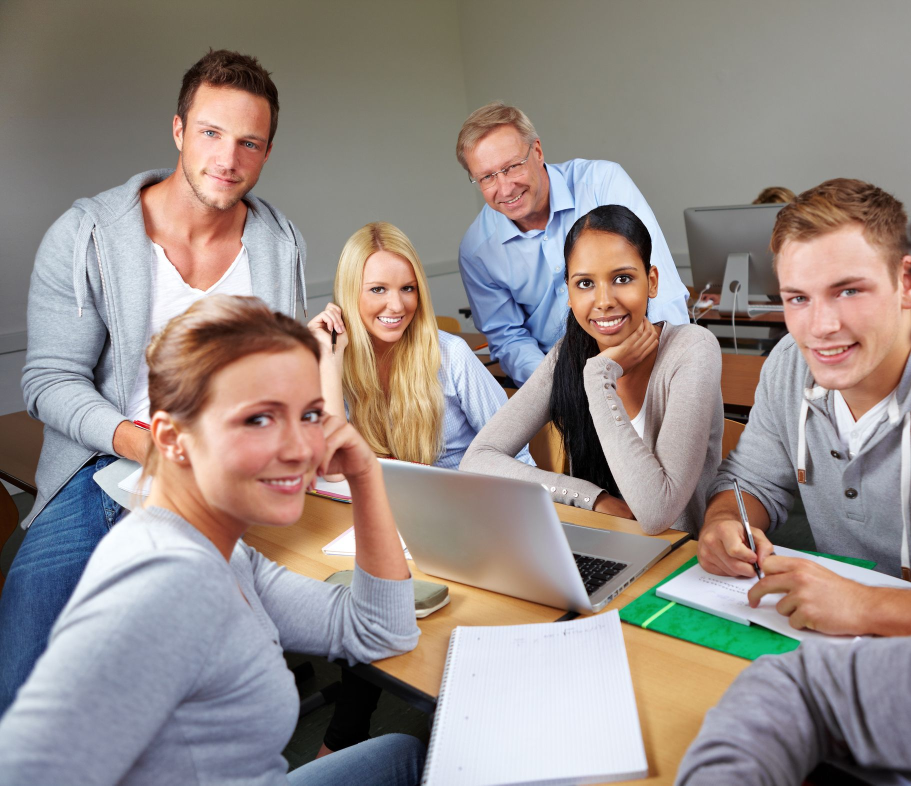
%> input picture Object Localization/cvml2013-practical-face-detection/matlab/test_img.jpg, 1822 x 1571 px (shown at 1/2 size)
$ octave test.m   (GNU Octave 9; MATLAB toolbox functions it lacks are replaced by stand-ins)
%> lines starting %> are read from the running program, lines starting %| are printed output that depends on the picture; in (x1, y1, x2, y2) boxes, pixels count from 0 and x2, y2 are one past the last pixel; in counts of white or black regions, pixels touching at a corner belong together; the program's own positions count from 1
### Object Localization/cvml2013-practical-face-detection/matlab/GaussianPyramid.m
function GI = GaussianPyramid(I,level,factor)
% return a cell array
GI = cell(level,1);
GI{1} = imfilter(I,fspecial('Gaussian',[7 7],1),'same','conv','replicate');
for n=2:level,
    h = round(size(GI{n-1},1)/factor);
    w = round(size(GI{n-1},2)/factor);
    GI{n} = imresize(GI{n-1},[h w],'bicubic','Antialiasing',true);
end

### Object Localization/cvml2013-practical-face-detection/matlab/Stage1Detector.m
function [x,y] = Stage1Detector( I, W )

% assumes a 24-by-24 bounding box
wxsz=24;
wysz=24;

% compute score function by correlating I with filter W
S = imfilter(I,W,'same','corr','replicate');

% do non-maximum suppression
Sdilated = imdilate(S,strel('disk',12));
B = Sdilated==S;
[y,x] = find(B);

% draw bounding boxes on the image
bbox=[x(:)-wxsz/2 y(:)-wysz/2 x(:)+wxsz/2 y(:)+wysz/2];
clf, showimage(I), showbbox(bbox);

end

### Object Localization/cvml2013-practical-face-detection/matlab/showimage.m
function ihout=showimage(img,ah,grayflag,xlim,ylim)

if nargin<2 ah=[]; end
if nargin<3 grayflag=[]; end
if nargin<4 xlim=[1 size(img,2)]; end
if nargin<5 ylim=[1 size(img,1)]; end
if isempty(ah) ah=gca; end
xloc=linspace(xlim(1),xlim(2),size(img,2));
yloc=linspace(ylim(1),ylim(2),size(img,1));

img=double(squeeze(img));
if ~isempty(grayflag) | ndims(img)<3 % show gray image
  gimg=mean(img,3);
  if length(grayflag)>=3
    gmin=grayflag(2);
    gmax=grayflag(3);
  else
    gmin=min(gimg(:));
    gmax=max(gimg(:));
  end
  gres=256;
  range=max(eps,gmax-gmin);
  col=transpose(linspace(0,1,gres));
  ih=image(xloc,yloc,1+gres/range*(gimg-gmin),'Parent',ah);
  set(get(ah,'Parent'),'ColorMap',[col col col]);

else % color image
  minval=min(img(:));
  maxval=max(img(:));
  range=max(eps,maxval-minval);
  img=(img-minval)/range;
  ih=image(xloc,yloc,img,'Parent',ah);
end

if nargout>0 ihout=ih; end
axis(ah,'image');
axis(ah,'off');

### Object Localization/cvml2013-practical-face-detection/matlab/showbbox.m
function showbbox(bbox,ccol,labels,linewidth,textheight)

% showbbox(bbox,ccol,labels,linewidth,textheight)
%
%  displays N bounding boxes in a Nx4 array 'bbox'
%
%

n=size(bbox,1);
if nargin<2 ccol=[]; end
if nargin<3 labels={}; end
if nargin<4 linewidth=3; end
if nargin<5 textheight=5+linewidth; end
if ~length(ccol) ccol=lines(n); end
if size(ccol,1)==1 ccol=ones(n,1)*ccol; end

showrect(bbox2rect(bbox),ccol,labels,linewidth,textheight);

### Object Localization/cvml2013-practical-face-detection/matlab/showrect.m
function showrect(rect,ccol,labels,linewidth,textheight,cornersflag)

% showrect(rect,ccol,labels)
%
%  displays N rectangles in a Nx4 array 'rect'
%
%

n=size(rect,1);
if nargin<2 ccol=[]; end
if nargin<3 labels={}; end
if nargin<4 linewidth=1; end
if nargin<5 textheight=5+linewidth; end
if nargin<6 cornersflag=0; end
if ~length(ccol) ccol=lines(n); end
if size(ccol,1)==1 ccol=ones(n,1)*ccol; end

for i=1:n
  if rect(i,3)~=0 & rect(i,4)~=0
    if ~cornersflag
      rectangle('Position',rect(i,:),'EdgeColor',ccol(i,:),'LineWidth',linewidth);
    else
      len=mean(rect(i,3:4))/5;
      x1=rect(i,1); x2=sum(rect(i,[1 3]));
      y1=rect(i,2); y2=sum(rect(i,[2 4]));
      line([x1 x1+len],[y1 y1],'Color',ccol(i,:),'LineWidth',linewidth)
      line([x2 x2-len],[y1 y1],'Color',ccol(i,:),'LineWidth',linewidth)
      line([x1 x1],[y1 y1+len],'Color',ccol(i,:),'LineWidth',linewidth)
      line([x2 x2],[y1 y1+len],'Color',ccol(i,:),'LineWidth',linewidth)
      line([x1 x1+len],[y2 y2],'Color',ccol(i,:),'LineWidth',linewidth)
      line([x2 x2-len],[y2 y2],'Color',ccol(i,:),'LineWidth',linewidth)
      line([x1 x1],[y2 y2-len],'Color',ccol(i,:),'LineWidth',linewidth)
      line([x2 x2],[y2 y2-len],'Color',ccol(i,:),'LineWidth',linewidth)
    end
    if length(labels)
      %ht=text(rect(i,1),rect(i,2)-textheight,labels{i},'Color',ccol(i,:));
      ht=text(rect(i,1),rect(i,2)-5,labels{i},'Color',ccol(i,:));
      set(ht,'FontSize',10,'FontWeight','bold');
    end
  end
end

### Object Localization/cvml2013-practical-face-detection/matlab/cropbbox.m
function imgout=cropbbox(img,bbox)

% imgout=cropbbox(img,bbox)
%
% crop posibbly multi-chanel image by a
% bounding box bbox=[xmin,ymin,xmax,ymax].
% If the bounding box exceeds image dimensions
% the image is replicated by mirroring image
% pixels outside image area.

bbox=round(bbox);
[ysz,xsz,csz]=size(img);

if bbox(1)>=1 & bbox(3)<=xsz & ...
   bbox(2)>=1 & bbox(4)<=ysz

  imgout=img(bbox(2):bbox(4),bbox(1):bbox(3),:);
else

  % fill unknown pixels with the mirrored image
  [x,y]=meshgrid(bbox(1):bbox(3),bbox(2):bbox(4));
  go=1;
  while go
    go=0;
    ix=find(x(:)<1); iy=find(y(:)<1);
    if length(ix) x(ix)=abs(x(ix))+2; end
    if length(iy) y(iy)=abs(y(iy))+2; end
    ix=find(x(:)>xsz); iy=find(y(:)>ysz);
    if length(ix) x(ix)=2*xsz-x(ix)-1; go=1; end
    if length(iy) y(iy)=2*ysz-y(iy)-1; go=1; end
  end
  % handle n-dimensional images
  szorig=size(img);
  img=reshape(img,xsz*ysz,csz);
  ind=sub2ind([ysz,xsz],y(:),x(:));
  sz=size(x);
  if length(szorig>2) sz=[sz szorig(3:end)]; end
  imgout=reshape(img(ind,:),sz);
end

### Object Localization/cvml2013-practical-face-detection/matlab/bbox2rect.m
function rect=bbox2rect(bbox)


rect=zeros(size(bbox));
if length(bbox)
  rect(:,1)=min(bbox(:,[1 3]),[],2);
  rect(:,2)=min(bbox(:,[2 4]),[],2);
  rect(:,3)=max(bbox(:,[1 3]),[],2)-rect(:,1);
  rect(:,4)=max(bbox(:,[2 4]),[],2)-rect(:,2);
end

### Object Localization/cvml2013-practical-face-detection/matlab/test.m
    % current level set is 20, scale factor is 1.205
    % best case is level at 16, and you can see from the command window when it
    % prints Level:     16
    %        Scale factor:     1.2050
    % Then it is the best case


    % set up factors
    clear all;
    level=16;
    factor=1.205;
    ctemp=[1,1,0];

    %%%%%%%%%%%%%%% load test image
    %%%%%%%%%%%%%%%
    % imgfname='test2.jpg';
    imgfname='test_img.jpg';
    img=imread(imgfname);
%> img is the input picture: size 1571x1822x3 uint8; mean R, G, B 150.5, 139.9, 135.7
    img=rgb2gray(img);
%> img: size 1571x1822 uint8

    % showimage(img), title(imgfname)
    gimg=mean(img,3);


    rawdata = load('raw.mat');
    hogdata = load('hog.mat');
    GI = GaussianPyramid(gimg,level,factor)
%> the loop in GaussianPyramid, `for n=2:level,` made 15 passes
%> (h, w) on passes 1 to 12: (1304, 1512), (1082, 1255), (898, 1041), (745, 864), (618, 717), (513, 595), (426, 494), (354, 410), (294, 340), (244, 282), (202, 234), (168, 194)
%> after the loop in GaussianPyramid, `for n=2:level,`: GI = 16 items
%> GI = 16 items
    %%%%%%%%%%%%%%% decompose the image into sub-windows
    %%%%%%%%%%%%%%%
    W_raw=(rawdata.yalpha'*rawdata.Xsup)';
    [ysz,xsz,csz]=size(img);
%> ysz = 1571; xsz = 1822; csz = 1
    wxsz=24; wysz=24;

    [x,y]=Stage1Detector(double(GI{level}),reshape(W_raw,24,24));
%> in Stage1Detector, `S = imfilter(I,W,'same','corr','replicate');`:
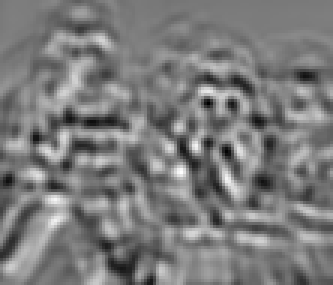
%> S: size 95x111 double (shown 3 times larger); min -157.1, max 169.1, mean 1.1; drawn with min black and max white
%> in Stage1Detector, `Sdilated = imdilate(S,strel('disk',12));`:
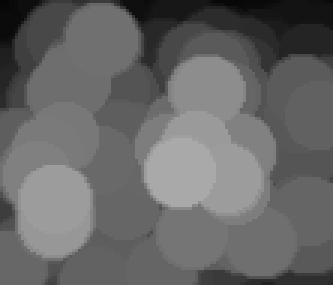
%> Sdilated: size 95x111 double (shown 3 times larger); min 5.99, max 169.1, mean 103.4
%> in Stage1Detector, `B = Sdilated==S;`:
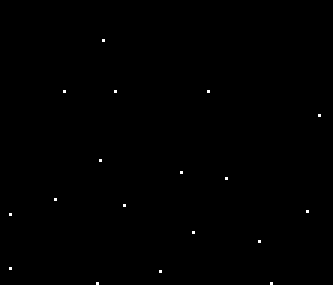
%> B: size 95x111 logical (shown 3 times larger); 0.17% white in thin lines or dots, all inside (x1, y1, x2, y2) = (3, 13, 107, 95)
%> in Stage1Detector, `[y,x] = find(B);`: y = 18 values from 14 to 95; x = 18 values from 4 to 107
%> in Stage1Detector, `bbox=[x(:)-wxsz/2 y(:)-wysz/2 x(:)+wxsz/2 y(:)+wysz/2];`: bbox = 18 rows, first 8: [-8 60 16 84; -8 78 16 102; 7 55 31 79; 10 19 34 43; 21 83 45 107; 22 42 46 66; 23 2 47 26; 27 19 51 43]
%> in showimage, `img=double(squeeze(img));`:
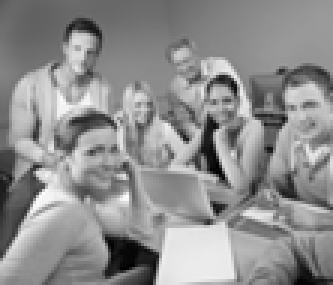
%> img: size 95x111 double (shown 3 times larger); min -5.63, max 259.5, mean 142.6; drawn with min black and max white
%> in showimage, `gmin=min(gimg(:));`: gmin = -5.63
%> in showimage, `gmax=max(gimg(:));`: gmax = 259.5
%> in showimage, `range=max(eps,gmax-gmin);`: range = 265.2
%> in showbbox, `n=size(bbox,1);`: n = 18
%> in showbbox, `ccol=lines(n)`: ccol = 18 rows, first 12: [0 0.447 0.741; 0.85 0.325 0.098; 0.929 0.694 0.125; 0.494 0.184 0.556; 0.466 0.674 0.188; 0.301 0.745 0.933; 0.635 0.078 0.184; 0 0.447 0.741; 0.85 0.325 0.098; 0.929 0.694 0.125; 0.494 0.184 0.556; 0.466 0.674 0.188]
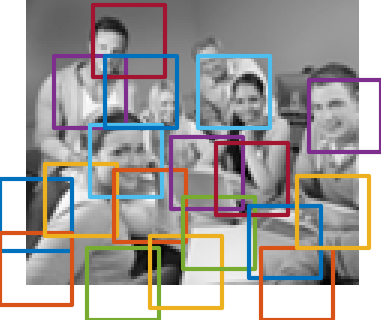
%> figure redrawn from the program's plot data; shown 3 times larger
%> x = 18 values from 4 to 107; y = 18 values, max 95 at index 5, min 14 at index 7, mean 62.61

    %rescale the x and y
    x=x*(factor^(level-1)); y=y*(factor^(level-1));
%> after `x=x*(factor^(level-1))`: x = 18 values from 65.59 to 1754.6
%> after `y=y*(factor^(level-1))`: y = 18 values, max 1557.9 at index 5, min 229.6 at index 7, mean 1026.7
    bbox=[x(:)-wxsz*(factor^(level-1))/2 y(:)-wysz*(factor^(level-1))/2 x(:)+wxsz*(factor^(level-1))/2-1 y(:)+wysz*(factor^(level-1))/2-1];
%> bbox = 18 rows, first 8: [-131.2 983.9 261.4 1376.5; -131.2 1279.1 261.4 1671.7; 114.8 901.9 507.4 1294.5; 164 311.6 556.6 704.1; 344.4 1361.1 736.9 1753.6; 360.8 688.7 753.3 1081.3; 377.2 32.8 769.7 425.4; 442.8 311.6 835.3 704.1]
    tempbbox = [x(:)-wxsz/2 y(:)-wysz/2 x(:)+wxsz/2-1 y(:)+wysz/2-1];
%> tempbbox = 18 rows, first 8: [53.59 1168.7 76.59 1191.7; 53.59 1463.9 76.59 1486.9; 299.6 1086.7 322.6 1109.7; 348.8 496.4 371.8 519.4; 529.2 1545.9 552.2 1568.9; 545.6 873.5 568.6 896.5; 561.9 217.6 584.9 240.6; 627.5 496.4 650.5 519.4]


    clf, showimage(img), showbbox(bbox,ctemp);
%> after `showbbox(bbox,ctemp)`:
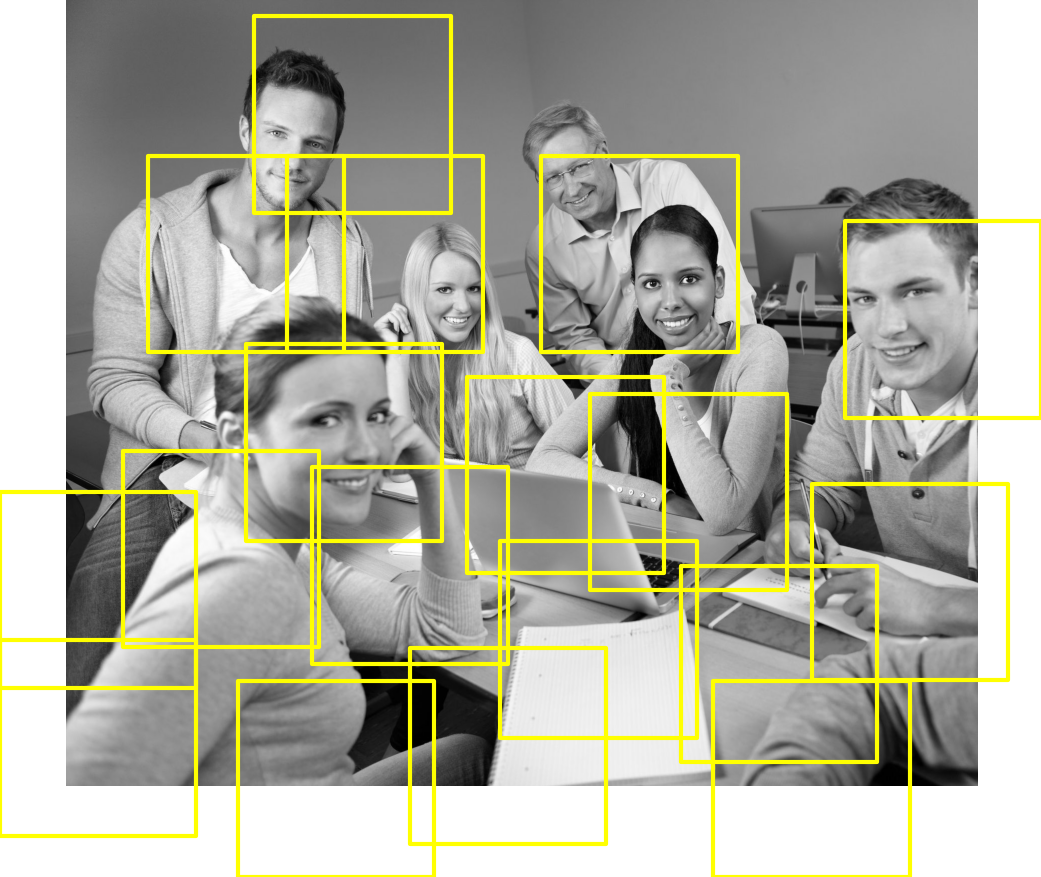
%> figure redrawn from the program's plot data; shown at 1/2 size
    n=size(bbox,1);
%> n = 18
    fprintf('Press a key to cont'),pause,fprintf('\n');

    imgcropall=zeros(wysz,wxsz,length(x(:)));
    for i=1:size(tempbbox,1)
      imgcropall(:,:,i)=cropbbox(GI{level},tempbbox(i,:));
    end
%> this loop made 18 passes
%> bbox in cropbbox on passes 1 to 12: [54 1169 77 1192], [54 1464 77 1487], [300 1087 323 1110], [349 496 372 519], [529 1546 552 1569], [546 874 569 897], [562 218 585 241], [628 496 651 519], [677 1120 700 1143], [874 1480 897 1503], [988 939 1011 962], [1054 1267 1077 1290]
%> pass 3, in cropbbox (call 3), `imgout=reshape(img(ind,:),sz);`:
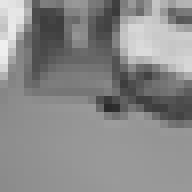
%> imgout: size 24x24 double (shown 8 times larger); min 42.07, max 239, mean 138.2


    % recomput hog
    cellSize=8;
    for i=1:size(imgcropall,3)

%> (the run ends here)
